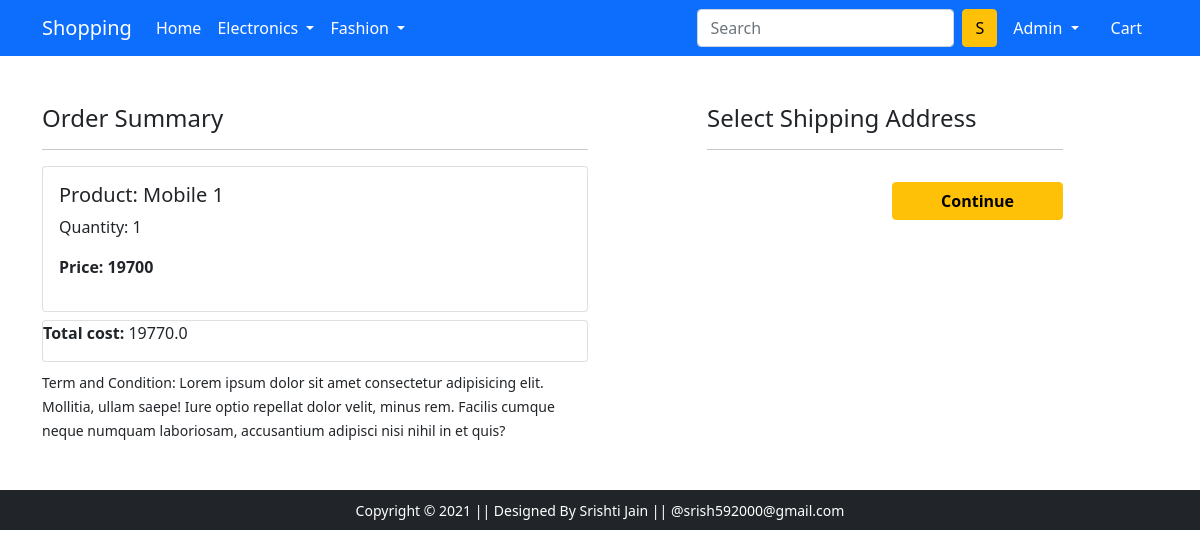
The app's page /checkout/ (signed in), older data.
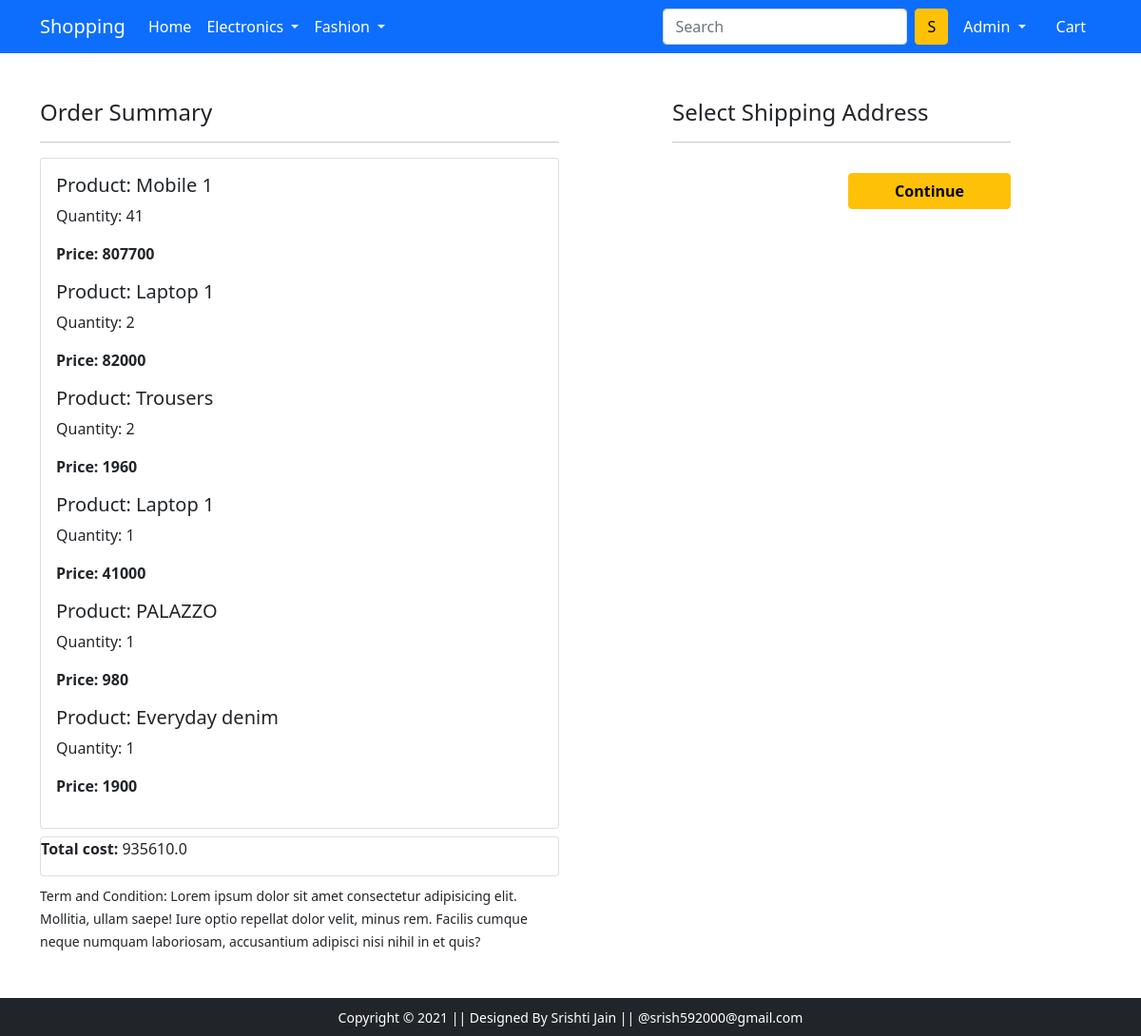
The same page, newer data.
### app/models.py (models this page shows, shortened)
class Cart(models.Model):
     user = models.ForeignKey(User, on_delete=models.CASCADE)
     product = models.ForeignKey(Product, on_delete=models.CASCADE)
     quantity = models.PositiveBigIntegerField(default=1)
     @property
     def total_cost(self):
         return self.quantity * self.product.discount_price

class Product(models.Model):
    title = models.CharField(max_length=50)
    selling_price= models.IntegerField()
    discount_price= models.IntegerField()
    description = models.CharField(max_length=500)
    category = models.CharField(choices=CATEGORY_CHOICES , max_length=50)
    brand = models.CharField(max_length=100 , null=True)
    product_image = models.ImageField(null= True , blank= True , upload_to ='producting' )

### app/views.py (the view)
# urls.py: path('checkout/', views.checkout, name='checkout'),
def checkout(request):
	user = request.user
	add = Customer.objects.filter(user=user)
	cart_items = Cart.objects.filter(user=user)
	amount = 0.0
	shipping_amount = 70.0
	totalamount=0.0
	cart_product = [p for p in Cart.objects.all() if p.user == request.user]
	if cart_product:
		for p in cart_product:
			tempamount = (p.quantity * p.product.discount_price)
			amount += tempamount
		totalamount = amount+shipping_amount
	return render(request, 'app/checkout.html', {'cart_items':cart_items , 'add' : add , 'totalamount' : totalamount })

### app/templates/app/checkout.html (shortened to what this page needs)
{% extends 'app/base.html' %}
{% load static %}
{% block main-content %}
<div class="container">
 <div class="row mt-5">
  <div class="col-sm-6">
    <h4>Order Summary</h4>
    <hr>
      <div class="card mb-2">
        <div class="card-body">
          {% for c in cart_items %}
          <h5>Product: {{c.product.title}}</h5>
          <p>Quantity: {{c.quantity}}</p>
          <p class="fw-bold">Price: {{c.total_cost}}</p>
          {% endfor %}
        </div>
      </div>
      <div class="card mb-2 ">
        <p><strong>Total cost: </strong>{{totalamount}}</p>
      </div>
    <small>Term and Condition: Lorem ipsum dolor sit amet consectetur adipisicing elit. Mollitia, ullam saepe! Iure optio repellat dolor velit, minus rem. Facilis cumque neque numquam laboriosam, accusantium adipisci nisi nihil in et quis?</small>
  </div>
  <div class="col-sm-4 offset-sm-1">
    <h4>Select Shipping Address</h4>
    <hr>
    <form action="/paymentdone/">
        <div class="text-end">
          <button type="submit" class="btn btn-warning mt-3 px-5 fw-bold">Continue</button>
        </div>
      </form>
    </div>
  </div>
</div>
{% endblock main-content %}

Row changes from the older to the newer data that the page shows:
changed Cart "Mobile 1": quantity "1" → "41"; total_cost "19700" → "807700"
added Cart: product "Laptop 1", quantity "2", total_cost "82000"
added Cart: product "Trousers", quantity "2", total_cost "1960"
added Cart: product "Laptop 1", quantity "1", total_cost "41000"
added Cart: product "PALAZZO", quantity "1", total_cost "980"
added Cart: product "Everyday denim", quantity "1", total_cost "1900"
Text that changed along with them:
{{ totalamount }}: "19770.0" → "935610.0"
